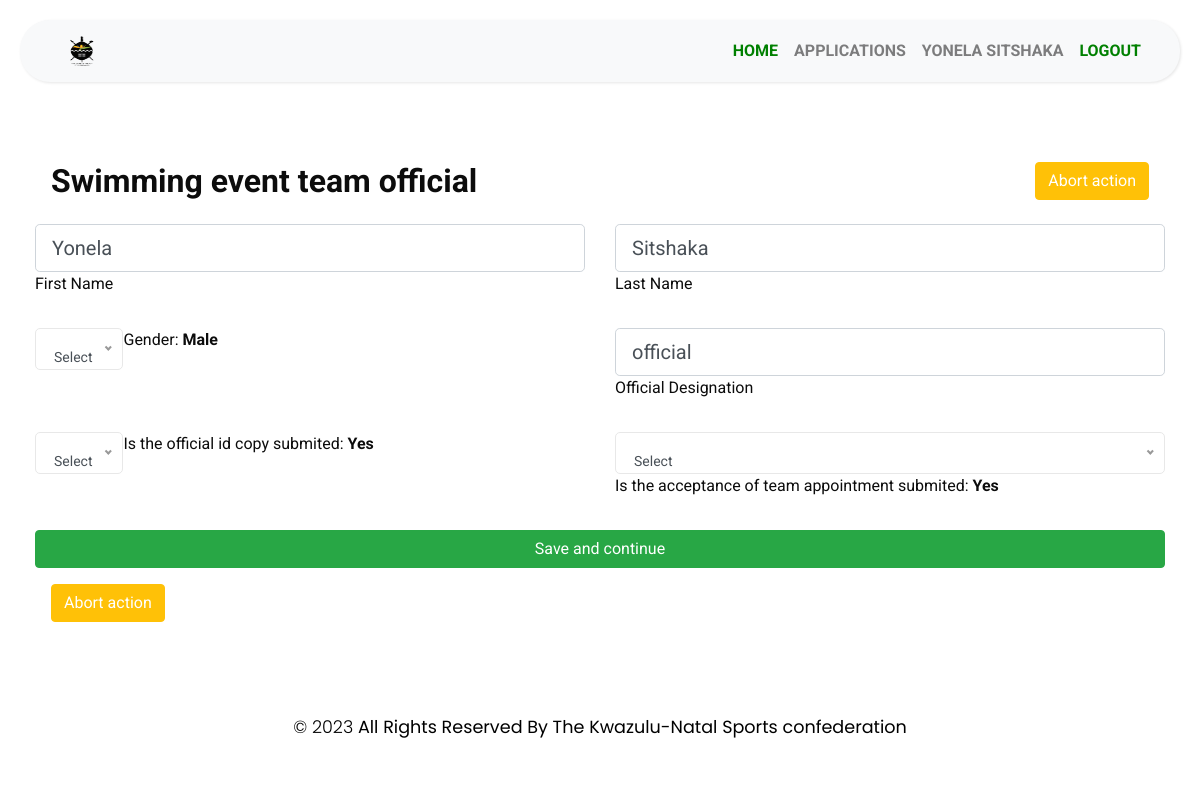
Page /update_team_official/1 (signed in) on the committed database.
### MyApp/models.py (models this page shows)
class Application(models.Model):
    ApplicationId = models.AutoField(primary_key=True)
    user = models.ForeignKey(User,blank=True,null=True,on_delete=models.CASCADE)
    FederationPersonel = models.ForeignKey(FederationPersonel,blank=True,null=True,on_delete=models.CASCADE)
    EventName = models.CharField(max_length=255)
    StartDate = models.DateTimeField(max_length=255)
    EndDate = models.DateTimeField(max_length=255)
    HostCity = models.CharField(max_length=255)
    HostProvince =models.CharField(max_length=255)
    ReportSubmitAgreement = models.BooleanField(default=False)
    NumberOfTeam = models.IntegerField()
    MethodOfSelection = models.CharField(max_length=255)
    SelectionApprovedDate = models.DateField(max_length=255)
    TravelDateTime = models.DateTimeField(max_length=255)
    ModeOfTravel = models.CharField(max_length=255)
    CodeOfConductAcceped = models.BooleanField(default=False)
    RegulationsInterestDeclaration  = models.CharField(max_length=300, default='NotProvided')
    RegulationsInterestDeclaration  = models.CharField(max_length=300, default='NotProvided')
    SelectionCriteriaProtocols = models.CharField(max_length=300, default='NotProvided')
    GeneralRegulationSelectionProcedure  =models.CharField(max_length=300, default='NotProvided')
    DocumentationOfSelectionSubmitted = models.CharField(max_length=300, default='NotProvided')
    TeamOfficialDuties = models.CharField(max_length=300, default='NotProvided')
    AcceptanceOfTeamAppointment = models.CharField(max_length=300, default='NotProvided')
    HighPerformancePlan = models.CharField(max_length=300, default='NotProvided')
    EventInvitation  = models.CharField(max_length=300, default='NotProvided')
    ApplicationDate  = models.DateTimeField(default=datetime.now())
    Step = models.CharField(max_length=255, default='start')
    ApplicationStatus = models.CharField(max_length=255, default='Oncreate')
    isHistory = models.BooleanField(default=False)
    DateCreated = models.DateTimeField(default=datetime.now())
    DeclineReason = models.TextField(blank=True, null=True)
    CancelReason = models.TextField(blank=True, null=True)
    ApparelLetters = models.CharField(max_length=300, blank=True, null=True)

class TeamOfficial(models.Model):
    TeamOfficialId = models.AutoField(primary_key=True, auto_created=True, null=False, blank=False)
    application = models.ForeignKey(Application,blank=True,null=True,on_delete=models.CASCADE)
    FirstName = models.CharField(max_length=100, blank=False,null=False)
    LastName = models.CharField(max_length=100, blank=False,null=False)
    Gender = models.CharField(max_length=30, null=False, blank=False)
    Designation = models.CharField(max_length=100, blank=False,null=False)
    IDCopySubmited = models.BooleanField(default=False)
    AcceptanceofTeamAppointment  = models.BooleanField(null=False, blank=False, default=False)

### MyApp/views.py (the view, shortened to what this page needs)
# urls.py: path('update_team_official/<int:officialId>', views.update_team_official, name="update_team_official"),
@login_required
def update_team_official(request, officialId):
    teamOfficial = get_object_or_404(TeamOfficial, pk = officialId)
    application = teamOfficial.application
    if request.method == 'GET':
        return render(request, 'MyApp/update_team_official.html', {"teamOfficial":teamOfficial, "application":application})

### MyApp/templates/MyApp/update_team_official.html (shortened to what this page needs)
{% extends "MyApp/base.html" %}
{% block content %}
    {% load static %}
    <div class="container">
        <div style="padding:1rem; display:flex;justify-content:space-between">
            <div>
               <h2><b> {{application.EventName}} team official</b></h2>
            </div>
            {% if application.Step != 'Application_review' %}
                {% if application.Step != 'Pending' %}
                    <div>
                        <a style="color:white" href="{% url 'addTeamOfficial' applicationId=application.ApplicationId %}" class="btn btn-default btn-warning">
                            Abort action
                        </a>
                    </div>
                {% endif %}
            {% else  %}
                <div>
                    <a style="color:white" href="{% url 'Officials' applicationId=application.ApplicationId %}" class="btn btn-default btn-warning">
                        Abort action
                    </a>
                </div>
            {% endif %}
        </div>
        <form method="post"  enctype="multipart/form-data" style="width:inherit">
            <div class="row">
                <div class="col-md-6 mb-4">
                    <div class="form-outline">
                        <input  type="text" name="FirstName" value="{{teamOfficial.FirstName}}"  class="form-control form-control-lg">
                        <label class="form-label" for="FirstName">First Name</label>
                    </div>
                </div>
                <div class="col-md-6 mb-4">
                <div class="form-outline" style="display:flex;flex-direction: column">
                    <input   type="text" name="LastName" value="{{teamOfficial.LastName}}"  class="form-control form-control-lg">
                    <label class="form-label" for="LastName">Last Name</label>
                </div>
                </div>
            </div>
            <div class="row">
                <div class="col-md-6 mb-4">
                    <div class="form-outline">
                        <label class="form-label" for="EndDate">Gender: <b>{{teamOfficial.Gender}}</b></label>
                    </div>
                </div>
                <div class="col-md-6 mb-4">
                <div class="form-outline" style="display:flex;flex-direction: column">
                    <input   type="text" name="Designation" value="{{teamOfficial.Designation}}"  class="form-control form-control-lg">
                    <label class="form-label" for="Designation">Official Designation</label>
                </div>
                </div>
            </div>
            <div class="row">
                <div class="col-md-6 mb-4">
                    <div class="form-outline">
                        <label class="form-label" for="IDCopySubmited">Is the official id copy submited:
                            <b>{% if teamOfficial.IDCopySubmited == True %}
                                    Yes
                                {% else %}
                                    No
                                {% endif %}
                            </b>
                        </label>
                    </div>
                </div>
                <div class="col-md-6 mb-4">
                <div class="form-outline" style="display:flex;flex-direction: column">
                    <select required   name="AcceptanceofTeamAppointment"  class="form-control form-control-lg">
                    <select>
                    <label class="form-label" for="AcceptanceofTeamAppointment">Is the acceptance of team appointment submited:
                        <b>{% if teamOfficial.AcceptanceofTeamAppointment == True %}
                                Yes
                            {% else %}
                                No
                            {% endif %}
                        </b>
                    </label>
                </div>
                </div>
            </div>
            <div style="padding:0.5; display:flex; justify-content:center; flex-direction:column">
                <input class="btn btn-success"  type="submit" value="Save and continue"/>
                <div style="padding:1rem">
                    {% if application.Step != 'Application_review' %}
                        {% if application.Step != 'Pending' %}
                            <div>
                                <a style="color:white" href="{% url 'addTeamOfficial' applicationId=application.ApplicationId %}" class="btn btn-default btn-warning">
                                    Abort action
                                </a>
                            </div>
                        {% endif %}
                    {% else  %}
                        <div>
                            <a style="color:white" href="{% url 'Officials' applicationId=application.ApplicationId %}" class="btn btn-default btn-warning">
                                Abort action
                            </a>
                        </div>
                    {% endif %}
                </div>
            </div>
        </form>
    </div>
{% endblock %}

### MyApp/templates/MyApp/base.html (shortened to what this page needs)
<!DOCTYPE html>
<html>
<head>
    {%load static %}
    <link rel="stylesheet" href="{% static 'manageProfile/Profile.css' %}">
    <link rel="stylesheet" href="https://stackpath.bootstrapcdn.com/bootstrap/4.1.0/css/bootstrap.min.css">
    <link rel="stylesheet" href="{% static 'manageProfile/css/style5.css' %}">
    <link rel="stylesheet" href="{% static 'manageProfile/css/style.css' %}">
    <link rel="stylesheet" href="{% static 'manageProfile/css1/style.css' %}">
<link rel="stylesheet" type="text/css" href="{% static 'manageProfile/css1/bootstrap.css' %}" />
  <link rel="stylesheet" href="{% static 'manageProfile/css1/nice-select.min.css' %}">
  <link rel="stylesheet" type="text/css" href="https://cdnjs.cloudflare.com/ajax/libs/OwlCarousel2/2.3.4/assets/owl.carousel.min.css" />
  <link href="{% static 'manageProfile/css1/font-awesome.min.css' %}" rel="stylesheet" />
  <link href="{% static 'manageProfile/css1/style.css' %}" rel="stylesheet" />
  <link href="{% static 'manageProfile/css1/responsive.css' %}" rel="stylesheet" />
</head>
<body>
    <div class="wrapper" >
        <div id="content">
            <nav class="navbar navbar-expand-lg navbar-light bg-light" style="border-radius:30px">
                <div class="container-fluid" style="color: black;">
                    <a class="nav-link" href="{% url 'home' %}" style="color: green;"> <img style="width:inherit;width:30px;border-radius:12px;height:30px " src="{% static 'manageProfile/images/kzn-sports-confederation-logo.png' %}" class="thumbnail"/></a>
                    <div class="collapse navbar-collapse" id="navbarSupportedContent">
                      <ul class="nav navbar-nav ml-auto"style="color: azure;">
                            {% if user.is_authenticated %}
                                <li class="nav-item text-uppercase font-weight-bold">
                                    <a style="color: green;" class="nav-link"  href="{% url 'home' %}">Home</a>
                                </li>
                                {% if user.is_superuser %}
                                    {% comment %} <li class="nav-item">
                                        <a style="color: black;" class="nav-link" href="#"> Supper User State</a>
                                    </li> {% endcomment %}
                                    <li class="nav-item text-uppercase font-weight-bold">
                                        <a href="{% url 'Applications' %}" style="color: green;" class="nav-link" href="">Applications</a>
                                    </li>
                                {% else %}
                                    <li class="nav-item text-uppercase font-weight-bold">
                                        <a class="nav-link" href="{%   url 'my_applications' %}" >Applications</a>
                                    </li>
                                {% endif %}
                                <li class="nav-item text-uppercase font-weight-bold">
                                    <a class="nav-link" href="{% url 'account' %}">{{user.first_name}} {{user.last_name}}</a>
                                </li>
                                <li class="nav-item text-uppercase font-weight-bold">
                                    <a style="color: green;" class="nav-link" href="{% url 'logoutuser' %}">logout</a>
                                </li>
                            {% endif %}
                        </ul>
                    </div>
                </div>
            </nav>
            <br>
            {% block content %}
            {% endblock %}
            <br>
            <footer class="footer_section" style="height:auto;margin-bottom:0px;width: 100%; margin-top: 10px;border-radius:30px">
                <div class="container" style="margin-bottom:0px;padding:1rem">
                    <center>
                        <b class="text-center">
                            <p style="color:black;">
                                &copy; <span id="displayYear"></span><b> All Rights Reserved By The</b>
                                <a href="#"><b>Kwazulu-Natal Sports confederation</b></a>
                            </p>
                        </b>
                    </center>
                </div>
            </footer>
        </div>
    </div>
</body>
</html>

### MyApp/static/manageProfile/css/style5.css (style rules this page uses)
body { font-family: 'Poppins', sans-serif; background: #fafafa; }
p { font-family: 'Poppins', sans-serif; font-size: 1.1em; font-weight: 300; line-height: 1.7em; color: #999; }
a, a:hover, a:focus { color: inherit; text-decoration: none; transition: all 0.3s; }
.navbar { padding: 15px 10px; background: #fff; border: none; border-radius: 0; margin-bottom: 40px; box-shadow: 1px 1px 3px rgba(0, 0, 0, 0.1); }
.wrapper { display: flex; width: 100%; align-items: stretch; perspective: 1500px; }
#content { width: 100%; padding: 20px; min-height: 100vh; transition: all 0.3s; }

### MyApp/static/manageProfile/css1/style.css (style rules this page uses)
body { font-family: "Roboto", sans-serif; color: #0c0c0c; background-color: #ffffff; overflow-x: hidden; }
a, a:hover, a:focus { text-decoration: none; }
.btn, .btn:focus { outline: none !important; -webkit-box-shadow: none; box-shadow: none; }
.footer_section { position: relative; background-color: #ffffff; text-align: center; }
.footer_section p { color: #155263; padding: 25px 0; margin: 0; }
.footer_section p a { color: inherit; }

### MyApp/static/manageProfile/css1/responsive.css (style rules this page uses)
@media (min-width: 1200px) { .container { max-width: 1170px; } }

### rows in the picture
Application: EventName "Swimming event"
TeamOfficial: FirstName "Yonela", LastName "Sitshaka", Gender "Male", Designation "official"

### other values in the picture
{{ user.first_name }} "YONELA"
{{ user.last_name }} "SITSHAKA"
